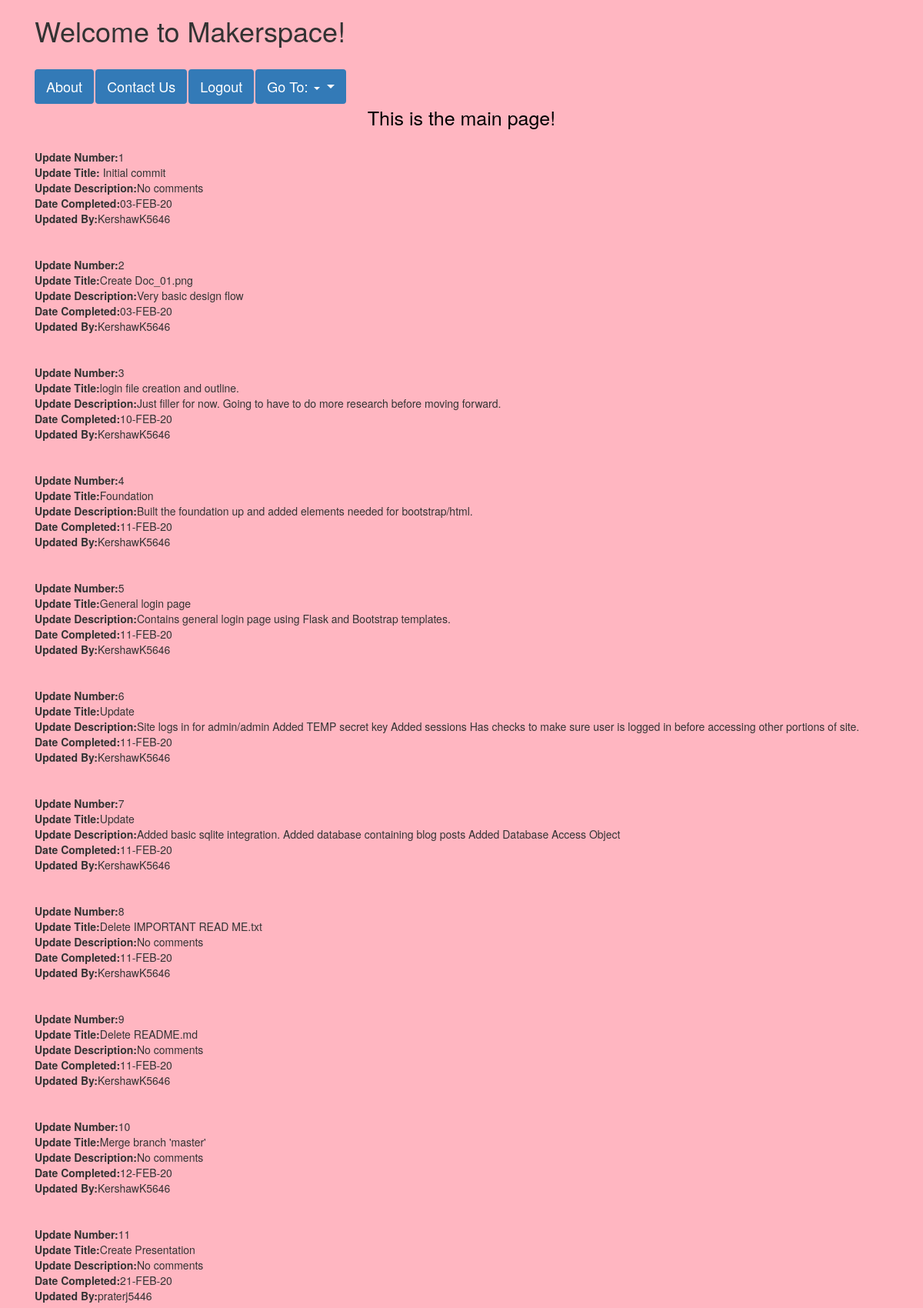
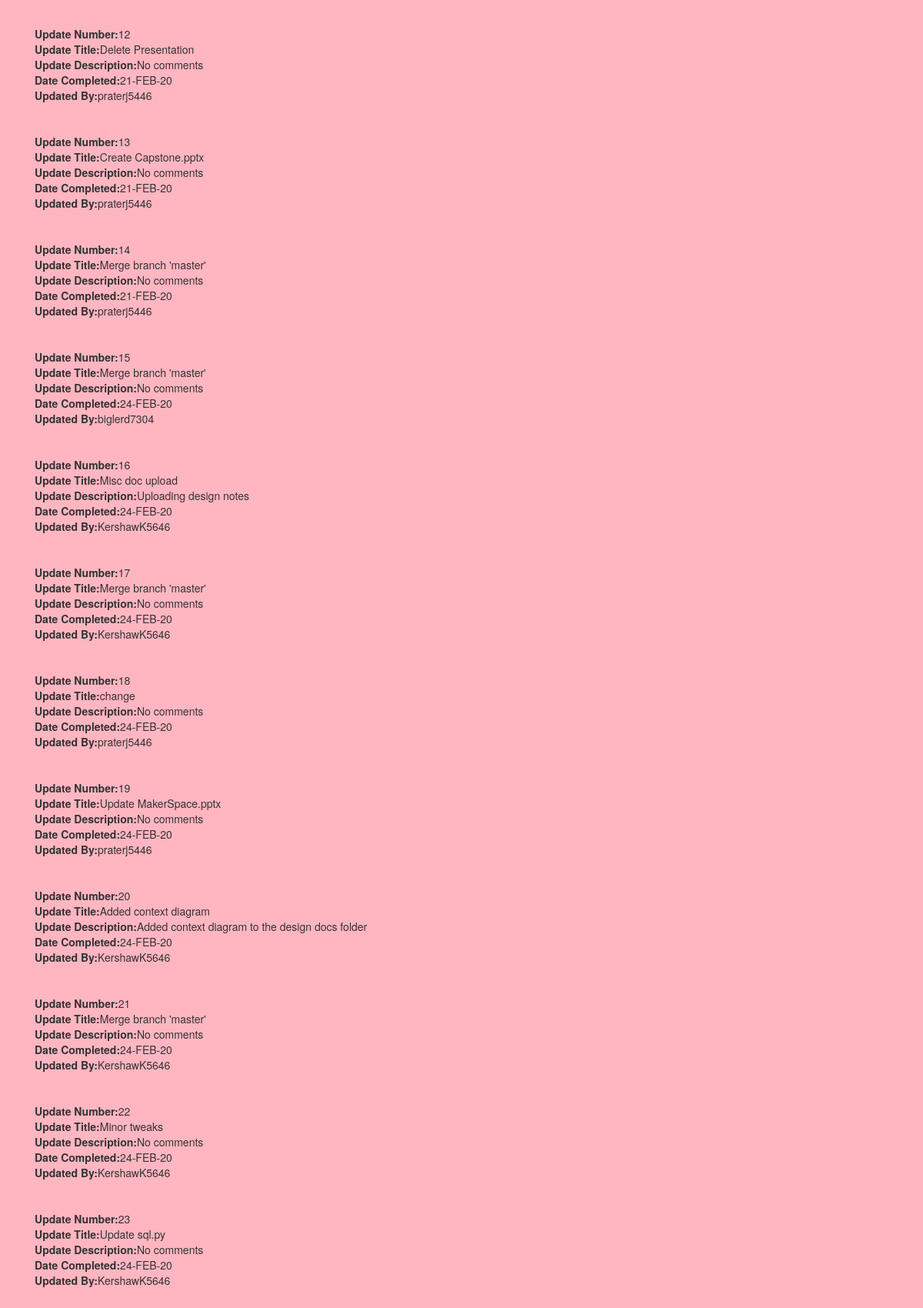
Page /home (signed in, upper part) on the committed database (2 pictures, top to bottom).
### tables this page shows
CREATE TABLE "updates" (
	"updateNumber"	INTEGER PRIMARY KEY AUTOINCREMENT UNIQUE,
	"updateTitle"	TEXT,
	"updateDescription"	TEXT DEFAULT 'No comments',
	"dateCompleted"	TEXT,
	"updatedBy"	TEXT
);

### Flask.py (the view)
@app.route('/home')
@login_required
def index():
    progressReport = progressTracker.viewGitUpdates()
    return render_template('index.html', progressReport=progressReport)

### DAO.py (called while the page is built)
def connect_db():
    return sqlite3.connect(db_app.database)

### Flask.py (called while the page is built)
def login_required(f):
    @wraps(f)
    def wrap(*args, **kwargs):
        if 'logged_in' in session:
            return f(*args, **kwargs)
        else:
            flash('You need to log in first.')
            return redirect(url_for('login'))
    return wrap

### progressTracker.py (called while the page is built)
def viewGitUpdates():
    print('Begin progressTracker.py')
    print('Connecting to database')
    sqliteConnection = DAO.connect_db()
    print('Database connection established')
    print('Assigning query value')
    showAllQuery = 'select * from updates'
    print('Query assigned')
    print('Querying the database')
    cursor = sqliteConnection.execute(showAllQuery)
    print('Returning data')
    progressReport = [dict(updateNumber=row[0],updateTitle=row[1],
                           updateDescription=row[2],dateCompleted=row[3],
                           uodatedBy=row[4]) for row in cursor.fetchall()]
    print('Data returned')
    return(progressReport)

### templates/index.html (shortened to what this page needs)
{% extends "base.html" %}
{% block content %}
<h1>Welcome to Makerspace!</h1>
<br>
  <link rel="stylesheet" href="https://maxcdn.bootstrapcdn.com/bootstrap/3.4.1/css/bootstrap.min.css">
<link rel="stylesheet" type="text/css" href="index.css">
<ul class="nav nav-pills">
  <li class="active"><a href="/about">About</a></li>
  <li class="active"><a href="/contact">Contact Us</a></li>
  <li class="active"><a href="/logout">Logout</a></li>
  <li class="active dropdown">
    <a class="dropdown-toggle" data-toggle="dropdown" href="#" aria-expanded="false">
      Go To: <span class="caret"></span>
    </a>
  </li>
</ul>
<h4>This is the main page!</h4>
{% for progress in progressReport %}
	<strong>Update Number:</strong>{{ progress.updateNumber}} <br>
	<strong>Update Title:</strong>{{ progress.updateTitle}} <br>
	<strong>Update Description:</strong>{{ progress.updateDescription}} <br>
	<strong>Date Completed:</strong>{{ progress.dateCompleted}} <br>
	<strong>Updated By:</strong>{{ progress.uodatedBy}}
	<br>
	<br>
	<br>
{% endfor %}
{% endblock %}

### templates/base.css (style rules this page uses)
body { background-color: black; color: white; }

### templates/index.css (style rules this page uses)
body { background-color: #FFB6C1; }
h4 { margin: 27px; margin-top: 4px; color: black; font-size:25px; text-align:center; }
li a { display: block; color: black; text-align: center; padding: 14px 16px; text-decoration: none; font-size:18px; }

### rows in the picture
updates: updateNumber "1", updateTitle "Initial commit", updateDescription "No comments", dateCompleted "03-FEB-20", uodatedBy "KershawK5646"
updates: updateNumber "2", updateTitle "Create Doc_01.png", updateDescription "Very basic design flow", dateCompleted "03-FEB-20", uodatedBy "KershawK5646"
updates: updateNumber "3", updateTitle "login file creation and outline.", updateDescription "Just filler for now. Going to have to do more research before moving forward.", dateCompleted "10-FEB-20", uodatedBy "KershawK5646"
updates: updateNumber "4", updateTitle "Foundation", updateDescription "Built the foundation up and added elements needed for bootstrap/html.", dateCompleted "11-FEB-20", uodatedBy "KershawK5646"
updates: updateNumber "5", updateTitle "General login page", updateDescription "Contains general login page using Flask and Bootstrap templates.", dateCompleted "11-FEB-20", uodatedBy "KershawK5646"
updates: updateNumber "6", updateTitle "Update", updateDescription "Site logs in for admin/admin Added TEMP secret key Added sessions Has checks to make sure user is logged in before accessing other portions of site.", dateCompleted "11-FEB-20", uodatedBy "KershawK5646"
updates: updateNumber "7", updateTitle "Update", updateDescription "Added basic sqlite integration. Added database containing blog posts Added Database Access Object", dateCompleted "11-FEB-20", uodatedBy "KershawK5646"
updates: updateNumber "8", updateTitle "Delete IMPORTANT READ ME.txt", updateDescription "No comments", dateCompleted "11-FEB-20", uodatedBy "KershawK5646"
updates: updateNumber "9", updateTitle "Delete README.md", updateDescription "No comments", dateCompleted "11-FEB-20", uodatedBy "KershawK5646"
updates: updateNumber "10", updateTitle "Merge branch 'master'", updateDescription "No comments", dateCompleted "12-FEB-20", uodatedBy "KershawK5646"
updates: updateNumber "11", updateTitle "Create Presentation", updateDescription "No comments", dateCompleted "21-FEB-20", uodatedBy "praterj5446"
updates: updateNumber "12", updateTitle "Delete Presentation", updateDescription "No comments", dateCompleted "21-FEB-20", uodatedBy "praterj5446"
updates: updateNumber "13", updateTitle "Create Capstone.pptx", updateDescription "No comments", dateCompleted "21-FEB-20", uodatedBy "praterj5446"
updates: updateNumber "14", updateTitle "Merge branch 'master'", updateDescription "No comments", dateCompleted "21-FEB-20", uodatedBy "praterj5446"
updates: updateNumber "15", updateTitle "Merge branch 'master'", updateDescription "No comments", dateCompleted "24-FEB-20", uodatedBy "biglerd7304"
updates: updateNumber "16", updateTitle "Misc doc upload", updateDescription "Uploading design notes", dateCompleted "24-FEB-20", uodatedBy "KershawK5646"
updates: updateNumber "17", updateTitle "Merge branch 'master'", updateDescription "No comments", dateCompleted "24-FEB-20", uodatedBy "KershawK5646"
updates: updateNumber "18", updateTitle "change", updateDescription "No comments", dateCompleted "24-FEB-20", uodatedBy "praterj5446"
updates: updateNumber "19", updateTitle "Update MakerSpace.pptx", updateDescription "No comments", dateCompleted "24-FEB-20", uodatedBy "praterj5446"
updates: updateNumber "20", updateTitle "Added context diagram", updateDescription "Added context diagram to the design docs folder", dateCompleted "24-FEB-20", uodatedBy "KershawK5646"
updates: updateNumber "21", updateTitle "Merge branch 'master'", updateDescription "No comments", dateCompleted "24-FEB-20", uodatedBy "KershawK5646"
updates: updateNumber "22", updateTitle "Minor tweaks", updateDescription "No comments", dateCompleted "24-FEB-20", uodatedBy "KershawK5646"
updates: updateNumber "23", updateTitle "Update sql.py", updateDescription "No comments", dateCompleted "24-FEB-20", uodatedBy "KershawK5646"
